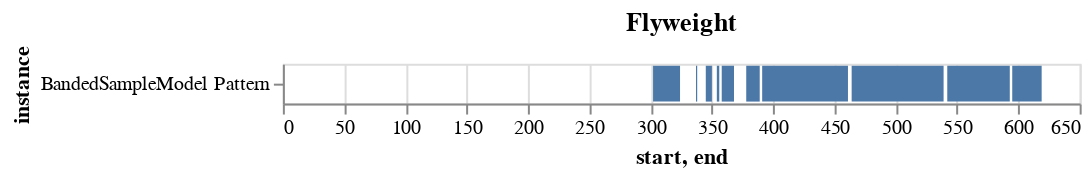
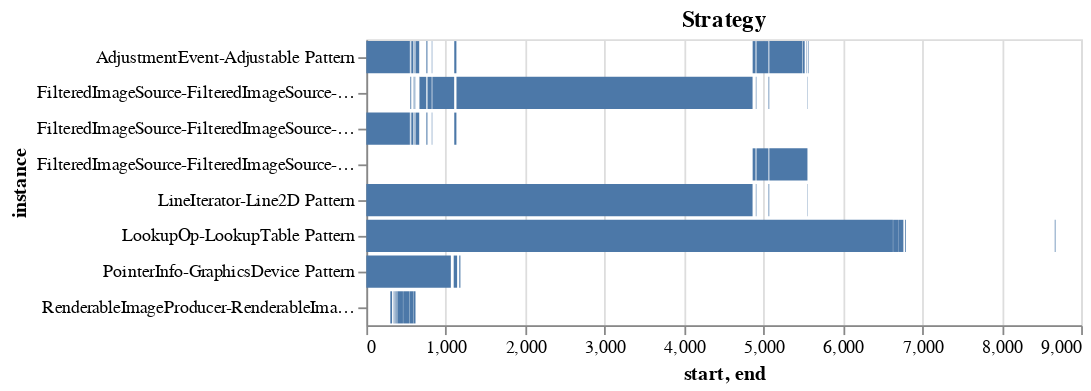

Notebook code for these charts, in order:
### Code cell
from lifecycle_parser import LifecycleParser

parser = LifecycleParser(server_docs)
for title in ['Flyweight', 'Strategy', 'Bridge']: 
    display(parser.pattern_timeline(title))

### Figure 1 — Vega-Lite specification as saved in the notebook (floating-point values rounded to 4 significant figures)
{"config": {"view": {"continuousWidth": 400, "continuousHeight": 300}}, "data": {"name": "data-1704e3f320cb6f1b63eb2d3219d6f821"}, "mark": "bar", "encoding": {"x": {"type": "quantitative", "field": "start"}, "x2": {"field": "end"}, "y": {"type": "nominal", "field": "instance"}}, "title": "Flyweight", "$schema": "https://vega.github.io/schema/vega-lite/v4.8.1.json", "datasets": {"data-1704e3f320cb6f1b63eb2d3219d6f821": [{"instance": "BandedSampleModel Pattern", "start": 302, "end": 324}, {"instance": "BandedSampleModel Pattern", "start": 331, "end": 331}, {"instance": "BandedSampleModel Pattern", "start": 337, "end": 338}, {"instance": "BandedSampleModel Pattern", "start": 345, "end": 350}, {"instance": "BandedSampleModel Pattern", "start": 354, "end": 356}, {"instance": "BandedSampleModel Pattern", "start": 358, "end": 368}, {"instance": "BandedSampleModel Pattern", "start": 378, "end": 389}, {"instance": "BandedSampleModel Pattern", "start": 391, "end": 461}, {"instance": "BandedSampleModel Pattern", "start": 464, "end": 539}, {"instance": "BandedSampleModel Pattern", "start": 542, "end": 593}, {"instance": "BandedSampleModel Pattern", "start": 595, "end": 619}]}}

### Figure 2 — Vega-Lite specification as saved in the notebook (floating-point values rounded to 4 significant figures)
{"config": {"view": {"continuousWidth": 400, "continuousHeight": 300}}, "data": {"name": "data-fb417da6877b8933a72667d8ac1ea127"}, "mark": "bar", "encoding": {"x": {"type": "quantitative", "field": "start"}, "x2": {"field": "end"}, "y": {"type": "nominal", "field": "instance"}}, "title": "Strategy", "$schema": "https://vega.github.io/schema/vega-lite/v4.8.1.json", "datasets": {"data-fb417da6877b8933a72667d8ac1ea127": [{"instance": "RenderableImageProducer-RenderableImage Pattern", "start": 302, "end": 324}, {"instance": "RenderableImageProducer-RenderableImage Pattern", "start": 331, "end": 331}, {"instance": "RenderableImageProducer-RenderableImage Pattern", "start": 337, "end": 338}, {"instance": "RenderableImageProducer-RenderableImage Pattern", "start": 345, "end": 350}, {"instance": "RenderableImageProducer-RenderableImage Pattern", "start": 354, "end": 356}, {"instance": "RenderableImageProducer-RenderableImage Pattern", "start": 358, "end": 368}, {"instance": "RenderableImageProducer-RenderableImage Pattern", "start": 378, "end": 389}, {"instance": "RenderableImageProducer-RenderableImage Pattern", "start": 391, "end": 461}, {"instance": "RenderableImageProducer-RenderableImage Pattern", "start": 464, "end": 539}, {"instance": "FilteredImageSource-FilteredImageSource-FlatteningPathIterator-BufferedImageFilter-RGBImageFilter-EventQueue-AWTEvent Pattern", "start": 0, "end": 548}, {"instance": "AdjustmentEvent-Adjustable Pattern", "start": 0, "end": 548}, {"instance": "FilteredImageSource-FilteredImageSource-FlatteningPathIterator-BufferedImageFilter-RGBImageFilter-AdjustmentEvent-Adjustable Pattern", "start": 549, "end": 549}, {"instance": "FilteredImageSource-FilteredImageSource-FlatteningPathIterator-BufferedImageFilter-RGBImageFilter-EventQueue-AWTEvent Pattern", "start": 550, "end": 553}, {"instance": "AdjustmentEvent-Adjustable Pattern", "start": 550, "end": 553}, {"instance": "FilteredImageSource-FilteredImageSource-FlatteningPathIterator-BufferedImageFilter-RGBImageFilter-AdjustmentEvent-Adjustable Pattern", "start": 554, "end": 565}, {"instance": "FilteredImageSource-FilteredImageSource-FlatteningPathIterator-BufferedImageFilter-RGBImageFilter-EventQueue-AWTEvent Pattern", "start": 566, "end": 590}, {"instance": "AdjustmentEvent-Adjustable Pattern", "start": 566, "end": 590}, {"instance": "RenderableImageProducer-RenderableImage Pattern", "start": 542, "end": 593}, {"instance": "FilteredImageSource-FilteredImageSource-FlatteningPathIterator-BufferedImageFilter-RGBImageFilter-AdjustmentEvent-Adjustable Pattern", "start": 591, "end": 593}, {"instance": "FilteredImageSource-FilteredImageSource-FlatteningPathIterator-BufferedImageFilter-RGBImageFilter-EventQueue-AWTEvent Pattern", "start": 594, "end": 597}, {"instance": "AdjustmentEvent-Adjustable Pattern", "start": 594, "end": 597}, {"instance": "FilteredImageSource-FilteredImageSource-FlatteningPathIterator-BufferedImageFilter-RGBImageFilter-AdjustmentEvent-Adjustable Pattern", "start": 598, "end": 606}, {"instance": "FilteredImageSource-FilteredImageSource-FlatteningPathIterator-BufferedImageFilter-RGBImageFilter-EventQueue-AWTEvent Pattern", "start": 607, "end": 615}, {"instance": "AdjustmentEvent-Adjustable Pattern", "start": 607, "end": 615}, {"instance": "RenderableImageProducer-RenderableImage Pattern", "start": 595, "end": 619}, {"instance": "FilteredImageSource-FilteredImageSource-FlatteningPathIterator-BufferedImageFilter-RGBImageFilter-AdjustmentEvent-Adjustable Pattern", "start": 616, "end": 619}, {"instance": "FilteredImageSource-FilteredImageSource-FlatteningPathIterator-BufferedImageFilter-RGBImageFilter-EventQueue-AWTEvent Pattern", "start": 620, "end": 665}, {"instance": "AdjustmentEvent-Adjustable Pattern", "start": 620, "end": 665}, {"instance": "FilteredImageSource-FilteredImageSource-FlatteningPathIterator-BufferedImageFilter-RGBImageFilter-AdjustmentEvent-Adjustable Pattern", "start": 666, "end": 673}, {"instance": "FilteredImageSource-FilteredImageSource-FlatteningPathIterator-BufferedImageFilter-RGBImageFilter-EventQueue-AWTEvent Pattern", "start": 674, "end": 675}, {"instance": "AdjustmentEvent-Adjustable Pattern", "start": 674, "end": 675}, {"instance": "FilteredImageSource-FilteredImageSource-FlatteningPathIterator-BufferedImageFilter-RGBImageFilter-AdjustmentEvent-Adjustable Pattern", "start": 676, "end": 755}, {"instance": "FilteredImageSource-FilteredImageSource-FlatteningPathIterator-BufferedImageFilter-RGBImageFilter-EventQueue-AWTEvent Pattern", "start": 756, "end": 769}, {"instance": "AdjustmentEvent-Adjustable Pattern", "start": 756, "end": 769}, {"instance": "FilteredImageSource-FilteredImageSource-FlatteningPathIterator-BufferedImageFilter-RGBImageFilter-AdjustmentEvent-Adjustable Pattern", "start": 770, "end": 823}, {"instance": "FilteredImageSource-FilteredImageSource-FlatteningPathIterator-BufferedImageFilter-RGBImageFilter-EventQueue-AWTEvent Pattern", "start": 824, "end": 830}, {"instance": "AdjustmentEvent-Adjustable Pattern", "start": 824, "end": 830}, {"instance": "PointerInfo-GraphicsDevice Pattern", "start": 0, "end": 1064}, {"instance": "FilteredImageSource-FilteredImageSource-FlatteningPathIterator-BufferedImageFilter-RGBImageFilter-AdjustmentEvent-Adjustable Pattern", "start": 831, "end": 1106}, {"instance": "FilteredImageSource-FilteredImageSource-FlatteningPathIterator-BufferedImageFilter-RGBImageFilter-EventQueue-AWTEvent Pattern", "start": 1107, "end": 1134}, {"instance": "AdjustmentEvent-Adjustable Pattern", "start": 1107, "end": 1134}, {"instance": "PointerInfo-GraphicsDevice Pattern", "start": 1100, "end": 1143}, {"instance": "PointerInfo-GraphicsDevice Pattern", "start": 1167, "end": 1176}, {"instance": "PointerInfo-GraphicsDevice Pattern", "start": 1181, "end": 1186}, {"instance": "FilteredImageSource-FilteredImageSource-FlatteningPathIterator-BufferedImageFilter-RGBImageFilter-AdjustmentEvent-Adjustable Pattern", "start": 1135, "end": 4863}, {"instance": "LineIterator-Line2D Pattern", "start": 0, "end": 4863}, {"instance": "FilteredImageSource-FilteredImageSource-FlatteningPathIterator-BufferedImageFilter-RGBImageFilter-LineIterator-Line2D Pattern", "start": 4864, "end": 4900}, {"instance": "AdjustmentEvent-Adjustable Pattern", "start": 4864, "end": 4900}, {"instance": "FilteredImageSource-FilteredImageSource-FlatteningPathIterator-BufferedImageFilter-RGBImageFilter-AdjustmentEvent-Adjustable Pattern", "start": 4901, "end": 4902}, {"instance": "LineIterator-Line2D Pattern", "start": 4901, "end": 4902}, {"instance": "FilteredImageSource-FilteredImageSource-FlatteningPathIterator-BufferedImageFilter-RGBImageFilter-LineIterator-Line2D Pattern", "start": 4903, "end": 4904}, {"instance": "AdjustmentEvent-Adjustable Pattern", "start": 4903, "end": 4904}, {"instance": "FilteredImageSource-FilteredImageSource-FlatteningPathIterator-BufferedImageFilter-RGBImageFilter-AdjustmentEvent-Adjustable Pattern", "start": 4905, "end": 4911}, {"instance": "LineIterator-Line2D Pattern", "start": 4905, "end": 4911}, {"instance": "FilteredImageSource-FilteredImageSource-FlatteningPathIterator-BufferedImageFilter-RGBImageFilter-LineIterator-Line2D Pattern", "start": 4912, "end": 5063}, {"instance": "AdjustmentEvent-Adjustable Pattern", "start": 4912, "end": 5063}, {"instance": "FilteredImageSource-FilteredImageSource-FlatteningPathIterator-BufferedImageFilter-RGBImageFilter-AdjustmentEvent-Adjustable Pattern", "start": 5064, "end": 5073}, {"instance": "LineIterator-Line2D Pattern", "start": 5064, "end": 5073}, {"instance": "AdjustmentEvent-Adjustable Pattern", "start": 5074, "end": 5486}, {"instance": "AdjustmentEvent-Adjustable Pattern", "start": 5488, "end": 5492}, {"instance": "AdjustmentEvent-Adjustable Pattern", "start": 5495, "end": 5519}, {"instance": "AdjustmentEvent-Adjustable Pattern", "start": 5542, "end": 5547}, {"instance": "FilteredImageSource-FilteredImageSource-FlatteningPathIterator-BufferedImageFilter-RGBImageFilter-LineIterator-Line2D Pattern", "start": 5074, "end": 5554}, {"instance": "FilteredImageSource-FilteredImageSource-FlatteningPathIterator-BufferedImageFilter-RGBImageFilter-AdjustmentEvent-Adjustable Pattern", "start": 5555, "end": 5559}, {"instance": "LineIterator-Line2D Pattern", "start": 5555, "end": 5559}, {"instance": "AdjustmentEvent-Adjustable Pattern", "start": 5560, "end": 5567}, {"instance": "LookupOp-LookupTable Pattern", "start": 0, "end": 6630}, {"instance": "LookupOp-LookupTable Pattern", "start": 6633, "end": 6704}, {"instance": "LookupOp-LookupTable Pattern", "start": 6707, "end": 6762}, {"instance": "LookupOp-LookupTable Pattern", "start": 6765, "end": 6765}, {"instance": "LookupOp-LookupTable Pattern", "start": 6782, "end": 6792}, {"instance": "LookupOp-LookupTable Pattern", "start": 6953, "end": 6953}, {"instance": "LookupOp-LookupTable Pattern", "start": 7031, "end": 7031}, {"instance": "LookupOp-LookupTable Pattern", "start": 7394, "end": 7394}, {"instance": "LookupOp-LookupTable Pattern", "start": 8668, "end": 8677}]}}
